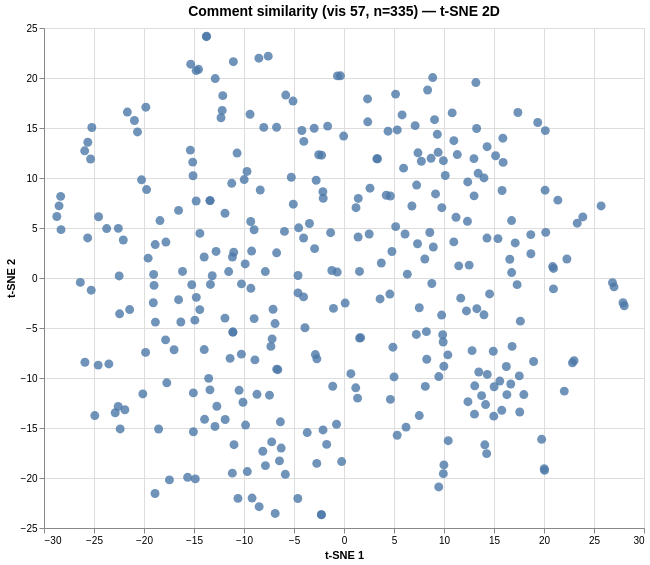

Specify this chart in Vega-Lite:
### Vega specification from a JSON file in a GitHub repository (floating-point values rounded to 4 significant figures; data arrays with more than 128 entries replaced by an {"elided": "..."} marker saying what was removed)
{"$schema": "https://vega.github.io/schema/vega/v6.json", "data": [{"name": "param_1e9efca18e7a2868_store"}, {"name": "source_0", "values": {"elided": "335 records"}}, {"name": "source_0_x_domain_dim_1", "values": [{"min": -28.72, "max": 28.03}]}, {"name": "source_0_y_domain_dim_2", "values": [{"min": -23.67, "max": 24.18}]}], "signals": [{"name": "unit", "value": {}, "on": [{"events": "pointermove", "update": "isTuple(group()) ? group() : unit"}]}, {"name": "param_1e9efca18e7a2868", "update": "vlSelectionResolve(\"param_1e9efca18e7a2868_store\", \"union\")"}, {"name": "param_1e9efca18e7a2868_dim_1", "on": [{"events": [{"source": "view", "type": "dblclick"}], "update": "null"}, {"events": {"signal": "param_1e9efca18e7a2868_translate_delta"}, "update": "panLinear(param_1e9efca18e7a2868_translate_anchor.extent_x, -param_1e9efca18e7a2868_translate_delta.x / width)"}, {"events": {"signal": "param_1e9efca18e7a2868_zoom_delta"}, "update": "zoomLinear(domain(\"x\"), param_1e9efca18e7a2868_zoom_anchor.x, param_1e9efca18e7a2868_zoom_delta)"}]}, {"name": "param_1e9efca18e7a2868_dim_2", "on": [{"events": [{"source": "view", "type": "dblclick"}], "update": "null"}, {"events": {"signal": "param_1e9efca18e7a2868_translate_delta"}, "update": "panLinear(param_1e9efca18e7a2868_translate_anchor.extent_y, param_1e9efca18e7a2868_translate_delta.y / height)"}, {"events": {"signal": "param_1e9efca18e7a2868_zoom_delta"}, "update": "zoomLinear(domain(\"y\"), param_1e9efca18e7a2868_zoom_anchor.y, param_1e9efca18e7a2868_zoom_delta)"}]}, {"name": "param_1e9efca18e7a2868_tuple", "on": [{"events": [{"signal": "param_1e9efca18e7a2868_dim_1 || param_1e9efca18e7a2868_dim_2"}], "update": "param_1e9efca18e7a2868_dim_1 && param_1e9efca18e7a2868_dim_2 ? {unit: \"\", fields: param_1e9efca18e7a2868_tuple_fields, values: [param_1e9efca18e7a2868_dim_1,param_1e9efca18e7a2868_dim_2]} : null"}]}, {"name": "param_1e9efca18e7a2868_tuple_fields", "value": [{"field": "dim_1", "channel": "x", "type": "R"}, {"field": "dim_2", "channel": "y", "type": "R"}]}, {"name": "param_1e9efca18e7a2868_translate_anchor", "value": {}, "on": [{"events": [{"source": "scope", "type": "pointerdown"}], "update": "{x: x(unit), y: y(unit), extent_x: domain(\"x\"), extent_y: domain(\"y\")}"}]}, {"name": "param_1e9efca18e7a2868_translate_delta", "value": {}, "on": [{"events": [{"source": "window", "between": [{"source": "scope", "type": "pointerdown"}, {"source": "window", "type": "pointerup"}], "consume": true, "type": "pointermove"}], "update": "{x: param_1e9efca18e7a2868_translate_anchor.x - x(unit), y: param_1e9efca18e7a2868_translate_anchor.y - y(unit)}"}]}, {"name": "param_1e9efca18e7a2868_zoom_anchor", "on": [{"events": [{"source": "scope", "consume": true, "type": "wheel"}], "update": "{x: invert(\"x\", x(unit)), y: invert(\"y\", y(unit))}"}]}, {"name": "param_1e9efca18e7a2868_zoom_delta", "on": [{"events": [{"source": "scope", "type": "wheel", "consume": true}], "update": "pow(1.001, event.deltaY * pow(16, event.deltaMode))", "force": true}]}, {"name": "param_1e9efca18e7a2868_modify", "on": [{"events": {"signal": "param_1e9efca18e7a2868_tuple"}, "update": "modify(\"param_1e9efca18e7a2868_store\", param_1e9efca18e7a2868_tuple, true)"}]}], "marks": [{"type": "symbol", "name": "marks", "from": {"data": "source_0"}, "encode": {"update": {"y": {"field": "dim_2", "scale": "y"}, "opacity": {"value": 0.8}, "x": {"field": "dim_1", "scale": "x"}, "fill": {"value": "#4c78a8"}, "shape": {"value": "circle"}, "size": {"value": 80}, "tooltip": {"signal": "{\"Comment #\": format(datum[\"index\"], \"\"), \"Comment\": isValid(datum[\"comment\"]) ? datum[\"comment\"] : \"\"+datum[\"comment\"]}"}}}, "interactive": true, "clip": true, "style": ["circle"]}], "scales": [{"name": "x", "type": "linear", "domain": [{"signal": "(data(\"source_0_x_domain_dim_1\")[0] || {}).min"}, {"signal": "(data(\"source_0_x_domain_dim_1\")[0] || {}).max"}], "range": [0, {"signal": "width"}], "zero": true, "nice": true, "domainRaw": {"signal": "param_1e9efca18e7a2868[\"dim_1\"]"}}, {"name": "y", "type": "linear", "domain": [{"signal": "(data(\"source_0_y_domain_dim_2\")[0] || {}).min"}, {"signal": "(data(\"source_0_y_domain_dim_2\")[0] || {}).max"}], "range": [{"signal": "height"}, 0], "domainRaw": {"signal": "param_1e9efca18e7a2868[\"dim_2\"]"}, "zero": true, "nice": true}], "axes": [{"scale": "x", "labels": false, "orient": "bottom", "domain": false, "aria": false, "ticks": false, "zindex": 0, "minExtent": 0, "grid": true, "maxExtent": 0, "gridScale": "y", "tickCount": {"signal": "ceil(width/40)"}}, {"scale": "y", "gridScale": "x", "maxExtent": 0, "orient": "left", "domain": false, "ticks": false, "tickCount": {"signal": "ceil(height/40)"}, "grid": true, "labels": false, "minExtent": 0, "aria": false, "zindex": 0}, {"scale": "x", "tickCount": {"signal": "ceil(width/40)"}, "zindex": 0, "grid": false, "title": "t-SNE 1", "orient": "bottom", "labelOverlap": true, "labelFlush": true}, {"scale": "y", "labelOverlap": true, "zindex": 0, "title": "t-SNE 2", "tickCount": {"signal": "ceil(height/40)"}, "grid": false, "orient": "left"}], "title": {"text": "Comment similarity (vis 57, n=335) — t-SNE 2D", "frame": "group", "fontSize": 14}, "height": 500, "width": 600, "padding": 5, "style": "cell", "background": "white"}
